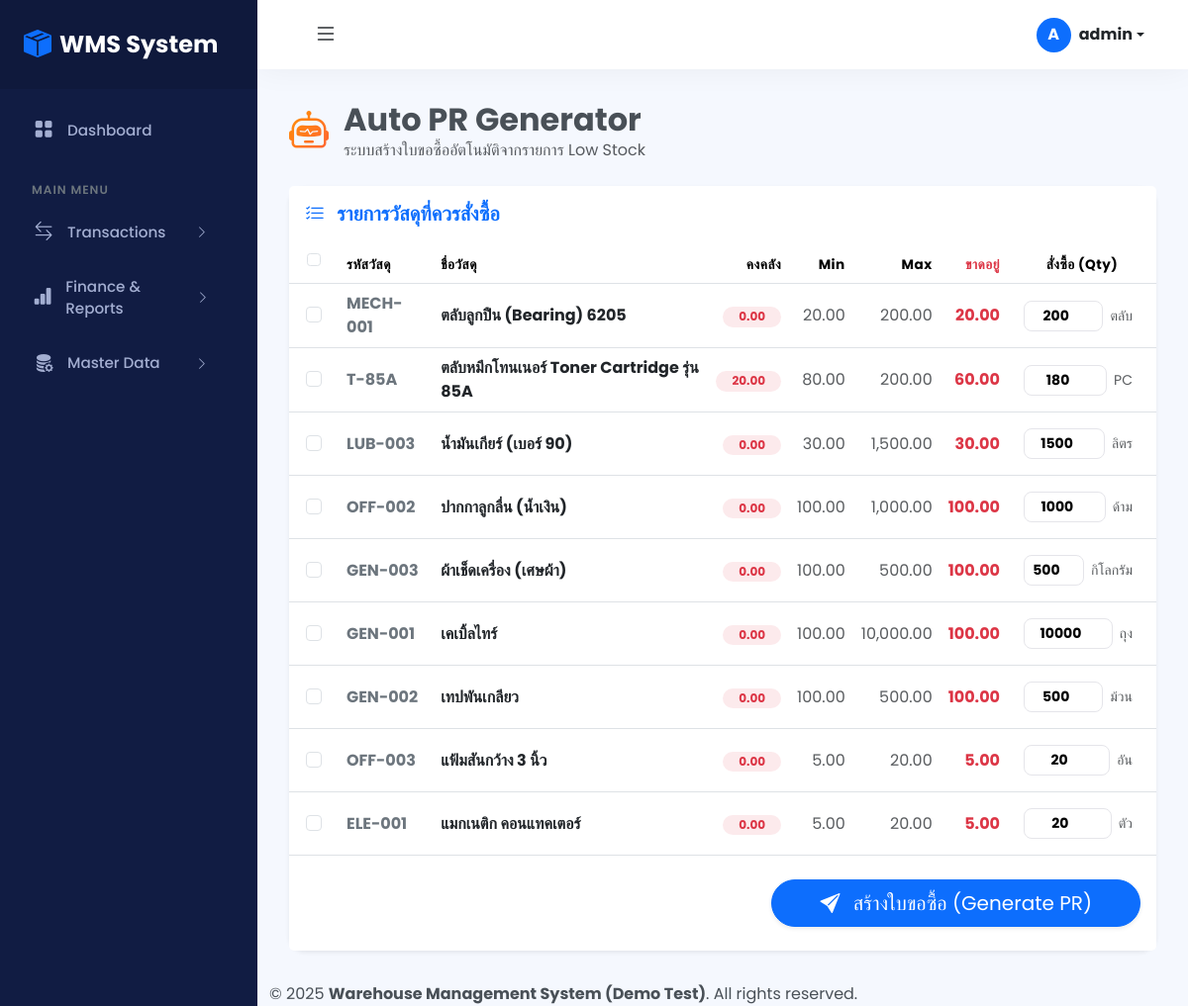
The app's page /admin/pr_auto_create.php (signed in) with its own data.
### tables this page shows
CREATE TABLE `materials` (
  `id` int(11) NOT NULL,
  `item_code` varchar(50) NOT NULL,
  `name` varchar(255) NOT NULL,
  `description` text DEFAULT NULL,
  `unit` varchar(20) NOT NULL,
  `image_path` varchar(255) DEFAULT NULL COMMENT 'พาทเก็บรูปภาพสินค้า',
  `drawing_file_path` varchar(255) DEFAULT NULL COMMENT 'พาทเก็บไฟล์ Drawing (PDF, DWG)',
  `min_stock_level` decimal(10,2) DEFAULT 0.00,
  `max_stock_level` decimal(10,2) DEFAULT 0.00,
  `default_location_id` int(11) DEFAULT NULL,
  `status` enum('Active','InActive','Obsolete') NOT NULL DEFAULT 'Active',
  `category_id` int(11) DEFAULT NULL COMMENT 'FK ไปตาราง material_categories',
  `preferred_supplier_id` int(11) DEFAULT NULL COMMENT 'FK ไปตาราง suppliers',
  `lead_time_days` int(3) DEFAULT 0 COMMENT 'ระยะเวลาที่ใช้ในการสั่งซื้อ (วัน)',
  `is_serial_tracking` tinyint(1) NOT NULL DEFAULT 0 COMMENT '1=คุม Serial, 0=ไม่คุม'
);

### admin/pr_auto_create.php (the view, shortened to what this page needs)
<?php
require_once '../includes/header.php';
$sql_low_stock = "SELECT
                        m.id, m.item_code, m.name, m.unit,
                        m.min_stock_level, m.max_stock_level,
                        COALESCE(SUM(i.quantity), 0) AS current_stock
                    FROM materials m
                    LEFT JOIN inventory i ON m.id = i.material_id
                    GROUP BY m.id, m.item_code, m.name, m.unit, m.min_stock_level, m.max_stock_level
                    HAVING current_stock < m.min_stock_level
                    ORDER BY m.name ASC";
$low_stock_result = $conn->query($sql_low_stock);
?>
<div class="d-flex align-items-center mb-4">
    <i class="bi bi-robot page-icon"></i>
    <div>
        <h2 class="fw-bold mb-0">Auto PR Generator</h2>
        <p class="text-muted mb-0">ระบบสร้างใบขอซื้ออัตโนมัติจากรายการ Low Stock</p>
    </div>
</div>
<div class="card border-0 shadow-sm rounded-4">
    <div class="card-header bg-white border-bottom-0 py-3">
        <h5 class="mb-0 fw-bold text-primary"><i class="bi bi-list-check me-2"></i> รายการวัสดุที่ควรสั่งซื้อ</h5>
    </div>
    <div class="card-body p-0">
        <form action="pr_auto_create.php" method="POST" id="auto-pr-form">
            <div class="table-responsive">
                <table class="table table-hover align-middle mb-0">
                    <thead class="bg-light">
                        <tr>
                            <th style="width: 50px;" class="text-center">
                                <div class="form-check d-flex justify-content-center">
                                    <input class="form-check-input" type="checkbox" id="select-all-checkbox" style="cursor: pointer;">
                                </div>
                            </th>
                            <th>รหัสวัสดุ</th>
                            <th>ชื่อวัสดุ</th>
                            <th class="text-end">คงคลัง</th>
                            <th class="text-end">Min</th>
                            <th class="text-end">Max</th>
                            <th class="text-end text-danger">ขาดอยู่</th>
                            <th style="width: 150px;" class="text-center">สั่งซื้อ (Qty)</th>
                        </tr>
                    </thead>
                    <tbody>
                        <?php if ($low_stock_result && $low_stock_result->num_rows > 0): ?>
                            <?php while($item = $low_stock_result->fetch_assoc()):
                                $below_min_qty = $item['min_stock_level'] - $item['current_stock'];
                                $suggested_qty = $item['max_stock_level'] - $item['current_stock'];
                                $suggested_qty = ceil($suggested_qty);
                            ?>
                                <tr>
                                    <td class="text-center">
                                        <div class="form-check d-flex justify-content-center">
                                            <input class="form-check-input item-checkbox"
                                                   type="checkbox"
                                                   name="selected_material_ids[]"
                                                   value="<?php echo $item['id']; ?>"
                                                   style="cursor: pointer;">
                                        </div>
                                    </td>
                                    <td class="fw-bold text-secondary"><?php echo htmlspecialchars($item['item_code']); ?></td>
                                    <td>
                                        <span class="fw-bold text-dark"><?php echo htmlspecialchars($item['name']); ?></span>
                                    </td>
                                    <td class="text-end">
                                        <span class="badge bg-danger bg-opacity-10 text-danger rounded-pill px-3">
                                            <?php echo number_format($item['current_stock'], 2); ?>
                                        </span>
                                    </td>
                                    <td class="text-end text-muted"><?php echo number_format($item['min_stock_level'], 2); ?></td>
                                    <td class="text-end text-muted"><?php echo number_format($item['max_stock_level'], 2); ?></td>
                                    <td class="text-end fw-bold text-danger"><?php echo number_format($below_min_qty, 2); ?></td>
                                    <td class="p-3">
                                        <div class="input-group input-group-sm">
                                            <input type="number"
                                                   class="form-control qty-input rounded-3"
                                                   name="quantity_to_order[<?php echo $item['id']; ?>]"
                                                   value="<?php echo $suggested_qty; ?>"
                                                   step="0.01" min="0">
                                            <span class="input-group-text bg-transparent border-0 text-muted small">
                                                <?php echo htmlspecialchars($item['unit']); ?>
                                            </span>
                                        </div>
                                    </td>
                                </tr>
                            <?php endwhile; ?>
                        <?php endif; ?>
                    </tbody>
                </table>
            </div>
            <?php if ($low_stock_result && $low_stock_result->num_rows > 0): ?>
            <div class="card-footer bg-white border-top-0 py-4 text-end">
                <button type="submit" class="btn btn-primary btn-lg rounded-pill px-5 shadow-sm">
                    <i class="bi bi-send-fill me-2"></i> สร้างใบขอซื้อ (Generate PR)
                </button>
            </div>
            <?php endif; ?>
        </form>
    </div>
</div>
<?php
require_once '../includes/footer.php';
?>

### style.css (style rules this page uses)
:root { --sidebar-bg: #111c43; --sidebar-color: #a3aed1; --sidebar-active-bg: #1b2a59; --sidebar-active-color: #fff; --body-bg: #f5f8fe; --primary-color: #3b7ddd; --sidebar-width: 260px; --navbar-height: 70px; --card-radius: 16px; }
body { font-family: 'Poppins', sans-serif; background-color: var(--body-bg); margin: 0; overflow-x: hidden; color: #495057; }
.card { border: none; box-shadow: 0 0 0.875rem 0 rgba(33, 40, 50, 0.05); border-radius: var(--card-radius); }

### admin/pr_auto_create.php (style rules this page uses)
.qty-input { border: 1px solid #E5E5EA; background-color: #fff; text-align: center; font-weight: bold; color: var(--ios-blue); transition: all 0.2s; }
.page-icon { font-size: 2.5rem; background: linear-gradient(135deg, #FF9500, #FF5E3A); -webkit-background-clip: text; -webkit-text-fill-color: transparent; margin-right: 15px; }
.table th { font-size: 0.85rem; letter-spacing: 0.5px; }

### records on screen
materials: item_code "MECH-001", name "ตลับลูกปืน (Bearing) 6205", current_stock "0.00", min_stock_level "20.00", max_stock_level "200.00", value "200", unit "ตลับ"
materials: item_code "T-85A", name "ตลับหมึกโทนเนอร์ Toner Cartridge รุ่น 85A", current_stock "20.00", min_stock_level "80.00", max_stock_level "200.00", below_min_qty "60.00", value "180", unit "PC"
materials: item_code "LUB-003", name "น้ำมันเกียร์ (เบอร์ 90)", current_stock "0.00", min_stock_level "30.00", max_stock_level "1,500.00", value "1500", unit "ลิตร"
materials: item_code "OFF-002", name "ปากกาลูกลื่น (น้ำเงิน)", current_stock "0.00", min_stock_level "100.00", max_stock_level "1,000.00", value "1000", unit "ด้าม"
materials: item_code "GEN-003", name "ผ้าเช็ดเครื่อง (เศษผ้า)", current_stock "0.00", min_stock_level "100.00", max_stock_level "500.00", value "500", unit "กิโลกรัม"
materials: item_code "GEN-001", name "เคเบิ้ลไทร์", current_stock "0.00", min_stock_level "100.00", max_stock_level "10,000.00", value "10000", unit "ถุง"
materials: item_code "GEN-002", name "เทปพันเกลียว", current_stock "0.00", min_stock_level "100.00", max_stock_level "500.00", value "500", unit "ม้วน"
materials: item_code "OFF-003", name "แฟ้มสันกว้าง 3 นิ้ว", current_stock "0.00", min_stock_level "5.00", max_stock_level "20.00", value "20", unit "อัน"
materials: item_code "ELE-001", name "แมกเนติก คอนแทคเตอร์", current_stock "0.00", min_stock_level "5.00", max_stock_level "20.00", value "20", unit "ตัว"

### other values on screen
mb_substr($user_name, 0, 1, 'UTF-8') "A"
$user_name "admin"
